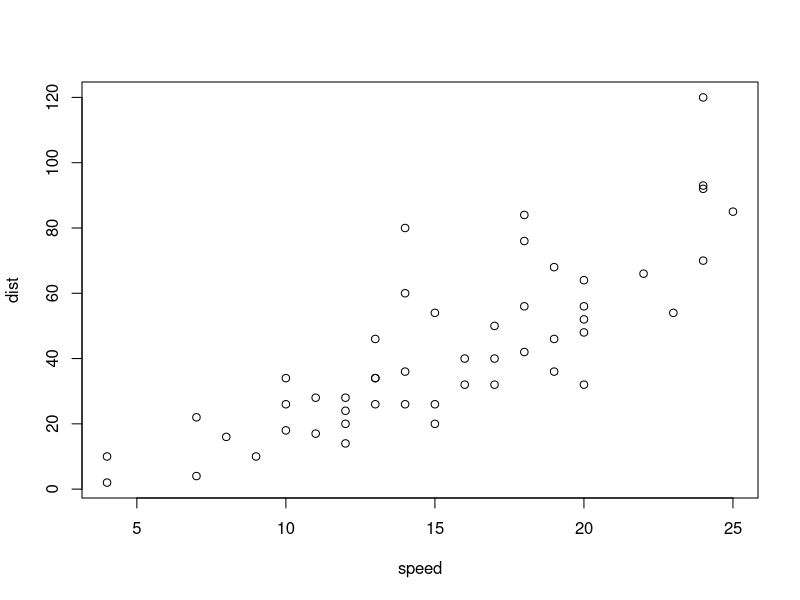
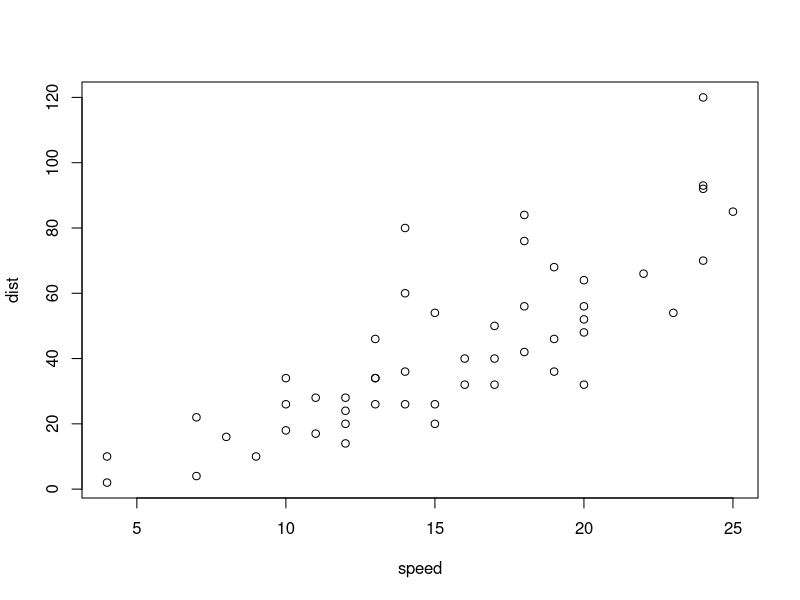
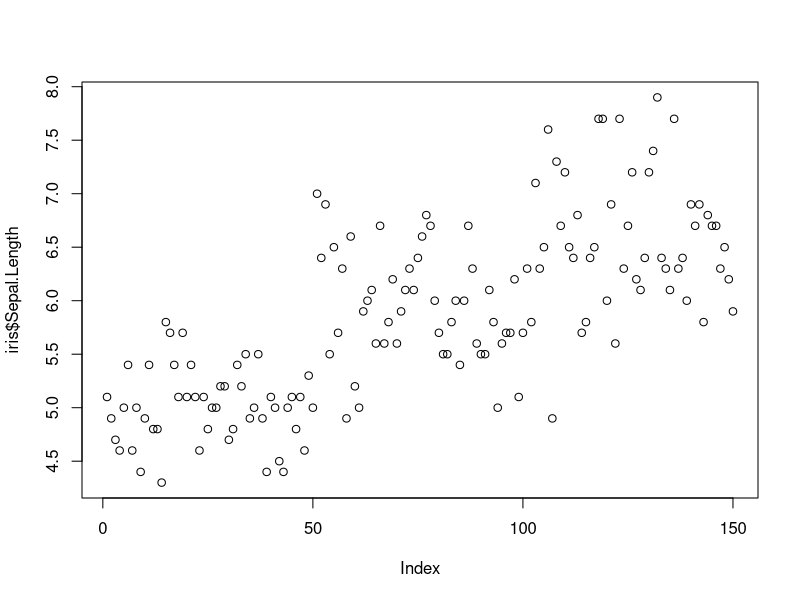

Generate these figures, in order, with R:
## ---- chunk 1
plot(cars)
## ---- chunk 2
plot(cars)
## ---- chunk 3
plot(iris$Sepal.Length)
